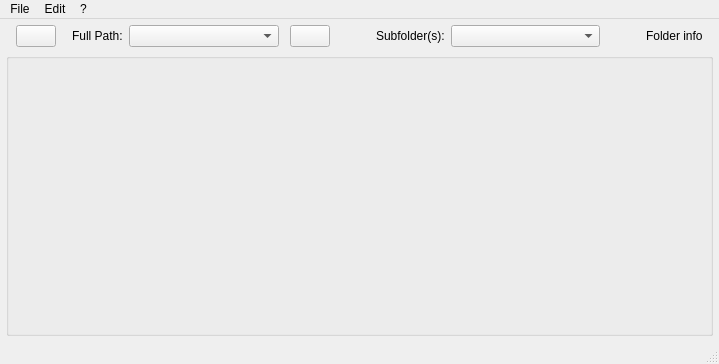
<?xml version="1.0" encoding="UTF-8"?>
<ui version="4.0">
 <class>MainWindow</class>
 <widget class="QMainWindow" name="MainWindow">
  <property name="geometry">
   <rect>
    <x>0</x>
    <y>0</y>
    <width>719</width>
    <height>364</height>
   </rect>
  </property>
  <property name="windowTitle">
   <string>MainWindow</string>
  </property>
  <widget class="QWidget" name="centralwidget">
   <layout class="QVBoxLayout" name="verticalLayout" stretch="0,1">
    <property name="leftMargin">
     <number>6</number>
    </property>
    <property name="topMargin">
     <number>6</number>
    </property>
    <property name="rightMargin">
     <number>6</number>
    </property>
    <property name="bottomMargin">
     <number>6</number>
    </property>
    <item>
     <layout class="QHBoxLayout" name="horizontalLayout" stretch="0,0,0,0,1,0,0,0,0,1,0,0,0">
      <item>
       <spacer name="horizontalSpacer_2">
        <property name="orientation">
         <enum>Qt::Horizontal</enum>
        </property>
        <property name="sizeHint" stdset="0">
         <size>
          <width>10</width>
          <height>20</height>
         </size>
        </property>
       </spacer>
      </item>
      <item>
       <widget class="QPushButton" name="open">
        <property name="toolTip">
         <string>Open a new folder</string>
        </property>
        <property name="icon">
         <iconset>
          <normaloff>open.png</normaloff>open.png</iconset>
        </property>
        <property name="iconSize">
         <size>
          <width>14</width>
          <height>14</height>
         </size>
        </property>
       </widget>
      </item>
      <item>
       <spacer name="horizontalSpacer_6">
        <property name="orientation">
         <enum>Qt::Horizontal</enum>
        </property>
        <property name="sizeHint" stdset="0">
         <size>
          <width>10</width>
          <height>20</height>
         </size>
        </property>
       </spacer>
      </item>
      <item>
       <widget class="QLabel" name="folder_label">
        <property name="toolTip">
         <string>Selected parent folder</string>
        </property>
        <property name="text">
         <string>Full Path:</string>
        </property>
       </widget>
      </item>
      <item>
       <widget class="QComboBox" name="folder">
        <property name="toolTip">
         <string>Selected parent folder</string>
        </property>
       </widget>
      </item>
      <item>
       <spacer name="horizontalSpacer_5">
        <property name="orientation">
         <enum>Qt::Horizontal</enum>
        </property>
        <property name="sizeHint" stdset="0">
         <size>
          <width>5</width>
          <height>20</height>
         </size>
        </property>
       </spacer>
      </item>
      <item>
       <widget class="QPushButton" name="refresh">
        <property name="toolTip">
         <string>Refresh folder content</string>
        </property>
        <property name="icon">
         <iconset>
          <normaloff>refresh.png</normaloff>refresh.png</iconset>
        </property>
        <property name="iconSize">
         <size>
          <width>14</width>
          <height>14</height>
         </size>
        </property>
       </widget>
      </item>
      <item>
       <spacer name="horizontalSpacer_3">
        <property name="orientation">
         <enum>Qt::Horizontal</enum>
        </property>
        <property name="sizeHint" stdset="0">
         <size>
          <width>40</width>
          <height>20</height>
         </size>
        </property>
       </spacer>
      </item>
      <item>
       <widget class="QLabel" name="subfolder_label">
        <property name="toolTip">
         <string>Select folder or subfolder from full path</string>
        </property>
        <property name="text">
         <string>Subfolder(s):</string>
        </property>
       </widget>
      </item>
      <item>
       <widget class="QComboBox" name="subfolder">
        <property name="toolTip">
         <string>Select folder or subfolder from full path</string>
        </property>
       </widget>
      </item>
      <item>
       <spacer name="horizontalSpacer_4">
        <property name="orientation">
         <enum>Qt::Horizontal</enum>
        </property>
        <property name="sizeHint" stdset="0">
         <size>
          <width>40</width>
          <height>20</height>
         </size>
        </property>
       </spacer>
      </item>
      <item>
       <widget class="QLabel" name="info">
        <property name="text">
         <string>Folder info</string>
        </property>
       </widget>
      </item>
      <item>
       <spacer name="horizontalSpacer">
        <property name="orientation">
         <enum>Qt::Horizontal</enum>
        </property>
        <property name="sizeHint" stdset="0">
         <size>
          <width>10</width>
          <height>20</height>
         </size>
        </property>
       </spacer>
      </item>
     </layout>
    </item>
    <item>
     <widget class="QGroupBox" name="groupbox">
      <property name="title">
       <string/>
      </property>
      <layout class="QHBoxLayout" name="horizontalLayout_2">
       <property name="leftMargin">
        <number>6</number>
       </property>
       <property name="topMargin">
        <number>6</number>
       </property>
       <property name="rightMargin">
        <number>6</number>
       </property>
       <property name="bottomMargin">
        <number>6</number>
       </property>
       <item>
        <widget class="QWidget" name="widget" native="true">
         <property name="toolTip">
          <string extracomment="Select"/>
         </property>
        </widget>
       </item>
      </layout>
     </widget>
    </item>
   </layout>
  </widget>
  <widget class="QMenuBar" name="menubar">
   <property name="geometry">
    <rect>
     <x>0</x>
     <y>0</y>
     <width>719</width>
     <height>28</height>
    </rect>
   </property>
   <widget class="QMenu" name="menuFile">
    <property name="title">
     <string>File</string>
    </property>
    <addaction name="actionOpen"/>
    <addaction name="actionSave_As"/>
    <addaction name="separator"/>
    <addaction name="actionPreferences"/>
    <addaction name="separator"/>
    <addaction name="actionExit"/>
   </widget>
   <widget class="QMenu" name="menuEdit">
    <property name="title">
     <string>Edit</string>
    </property>
   </widget>
   <widget class="QMenu" name="menu">
    <property name="title">
     <string>?</string>
    </property>
    <addaction name="actionAbout"/>
   </widget>
   <addaction name="menuFile"/>
   <addaction name="menuEdit"/>
   <addaction name="menu"/>
  </widget>
  <widget class="QStatusBar" name="statusbar"/>
  <action name="actionEdit">
   <property name="text">
    <string>Edit</string>
   </property>
  </action>
  <action name="actionAbout">
   <property name="text">
    <string>About ...</string>
   </property>
  </action>
  <action name="actionExit">
   <property name="text">
    <string>E&amp;xit</string>
   </property>
   <property name="shortcut">
    <string>Ctrl+X</string>
   </property>
  </action>
  <action name="actionOpen">
   <property name="text">
    <string>&amp;Open ...</string>
   </property>
   <property name="shortcut">
    <string>Ctrl+O</string>
   </property>
  </action>
  <action name="actionPreferences">
   <property name="text">
    <string>Preferences ...</string>
   </property>
  </action>
  <action name="actionSave_As">
   <property name="text">
    <string>Save As ...</string>
   </property>
  </action>
 </widget>
 <resources/>
 <connections/>
</ui>
